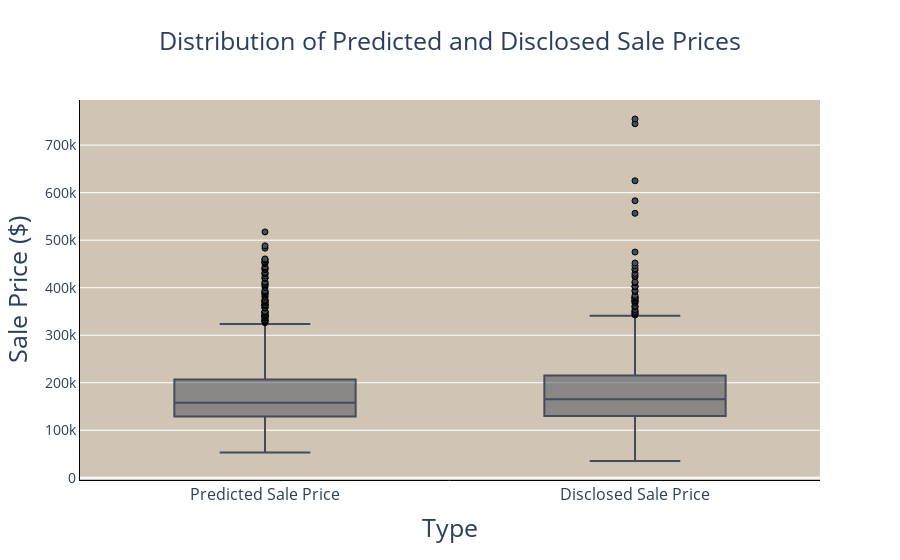

Notebook code cell kept with this figure:
### Code cell
fig = px.box(BBmelt, y = 'value', x = 'variable', color_discrete_sequence = ['#454b59'], title = 'Distribution of Predicted and Disclosed Sale Prices')
fig.update_layout(
    xaxis_title = 'Type',
    yaxis_title = 'Sale Price ($)',
    title_x=0.5,
    plot_bgcolor = '#d0c5b5',
    title_font = dict(size = 25),
    yaxis = dict(
        tickfont = dict(size=14),
        titlefont = dict(size = 25),
        showline = True,
        linecolor = 'black'
       
    ),
    xaxis = dict(
        tickfont = dict(size=16),
        titlefont = dict(size =25),

        linecolor = 'black'        
    )    
)
for t in fig.data:
    t.marker.line.width = 1
    t.marker.line.color = "black"
fig
